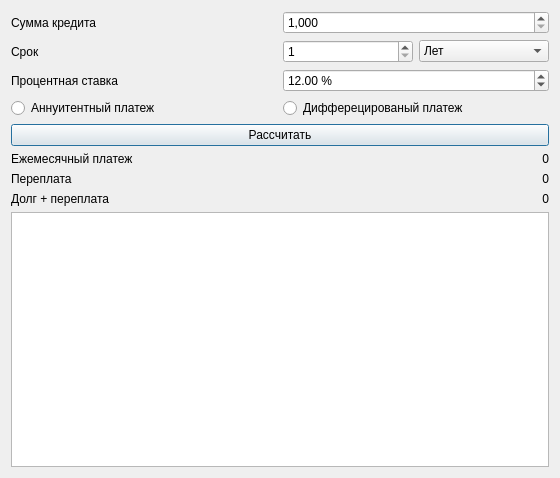
<?xml version="1.0" encoding="UTF-8"?>
<ui version="4.0">
 <class>Credit</class>
 <widget class="QDialog" name="Credit">
  <property name="geometry">
   <rect>
    <x>0</x>
    <y>0</y>
    <width>560</width>
    <height>478</height>
   </rect>
  </property>
  <property name="minimumSize">
   <size>
    <width>560</width>
    <height>0</height>
   </size>
  </property>
  <property name="windowTitle">
   <string>Credit calculator</string>
  </property>
  <layout class="QVBoxLayout" name="verticalLayout_3">
   <item>
    <layout class="QVBoxLayout" name="verticalLayout">
     <item>
      <layout class="QHBoxLayout" name="horizontalLayout_8">
       <item>
        <widget class="QLabel" name="label_sum_of_credit">
         <property name="text">
          <string>Сумма кредита</string>
         </property>
        </widget>
       </item>
       <item>
        <layout class="QHBoxLayout" name="horizontalLayout_4">
         <item>
          <widget class="QDoubleSpinBox" name="doubleSpinBox_sum">
           <property name="showGroupSeparator" stdset="0">
            <bool>true</bool>
           </property>
           <property name="decimals">
            <number>0</number>
           </property>
           <property name="minimum">
            <double>1000.000000000000000</double>
           </property>
           <property name="maximum">
            <double>100000000.000000000000000</double>
           </property>
           <property name="singleStep">
            <double>1000.000000000000000</double>
           </property>
          </widget>
         </item>
        </layout>
       </item>
      </layout>
     </item>
     <item>
      <layout class="QHBoxLayout" name="horizontalLayout_3">
       <item>
        <widget class="QLabel" name="label_term">
         <property name="text">
          <string>Срок</string>
         </property>
        </widget>
       </item>
       <item>
        <layout class="QHBoxLayout" name="horizontalLayout">
         <item>
          <widget class="QSpinBox" name="spinBox_period">
           <property name="minimum">
            <number>1</number>
           </property>
          </widget>
         </item>
         <item>
          <widget class="QComboBox" name="comboBox_period">
           <item>
            <property name="text">
             <string>Лет</string>
            </property>
           </item>
           <item>
            <property name="text">
             <string>Месяцев</string>
            </property>
           </item>
          </widget>
         </item>
        </layout>
       </item>
      </layout>
     </item>
     <item>
      <layout class="QHBoxLayout" name="horizontalLayout_9">
       <item>
        <widget class="QLabel" name="label">
         <property name="text">
          <string>Процентная ставка</string>
         </property>
        </widget>
       </item>
       <item>
        <widget class="QDoubleSpinBox" name="doubleSpinBox_rate">
         <property name="prefix">
          <string/>
         </property>
         <property name="suffix">
          <string> %</string>
         </property>
         <property name="maximum">
          <double>200.000000000000000</double>
         </property>
         <property name="value">
          <double>12.000000000000000</double>
         </property>
        </widget>
       </item>
      </layout>
     </item>
     <item>
      <layout class="QHBoxLayout" name="horizontalLayout_2">
       <item>
        <widget class="QRadioButton" name="radioButton_annuity">
         <property name="text">
          <string>Аннуитентный платеж</string>
         </property>
        </widget>
       </item>
       <item>
        <widget class="QRadioButton" name="radioButton_differ">
         <property name="text">
          <string>Дифферецированый платеж</string>
         </property>
        </widget>
       </item>
      </layout>
     </item>
    </layout>
   </item>
   <item>
    <widget class="QPushButton" name="mainButton">
     <property name="text">
      <string>Рассчитать</string>
     </property>
    </widget>
   </item>
   <item>
    <layout class="QVBoxLayout" name="verticalLayout_2">
     <item>
      <layout class="QHBoxLayout" name="horizontalLayout_7">
       <item>
        <widget class="QLabel" name="label_monthly">
         <property name="text">
          <string>Ежемесячный платеж</string>
         </property>
        </widget>
       </item>
       <item>
        <widget class="QLabel" name="label_monthly_result">
         <property name="text">
          <string>0</string>
         </property>
         <property name="alignment">
          <set>Qt::AlignRight|Qt::AlignTrailing|Qt::AlignVCenter</set>
         </property>
        </widget>
       </item>
      </layout>
     </item>
     <item>
      <layout class="QHBoxLayout" name="horizontalLayout_6">
       <item>
        <widget class="QLabel" name="label_overpay">
         <property name="text">
          <string>Переплата</string>
         </property>
        </widget>
       </item>
       <item>
        <widget class="QLabel" name="label_overpay_result">
         <property name="text">
          <string>0</string>
         </property>
         <property name="alignment">
          <set>Qt::AlignRight|Qt::AlignTrailing|Qt::AlignVCenter</set>
         </property>
        </widget>
       </item>
      </layout>
     </item>
     <item>
      <layout class="QHBoxLayout" name="horizontalLayout_5">
       <item>
        <widget class="QLabel" name="label_total">
         <property name="text">
          <string>Долг + переплата</string>
         </property>
        </widget>
       </item>
       <item>
        <widget class="QLabel" name="label_total_result">
         <property name="text">
          <string>0</string>
         </property>
         <property name="alignment">
          <set>Qt::AlignRight|Qt::AlignTrailing|Qt::AlignVCenter</set>
         </property>
        </widget>
       </item>
      </layout>
     </item>
    </layout>
   </item>
   <item>
    <widget class="QTableWidget" name="tableWidget_result"/>
   </item>
  </layout>
 </widget>
 <resources/>
 <connections/>
</ui>
